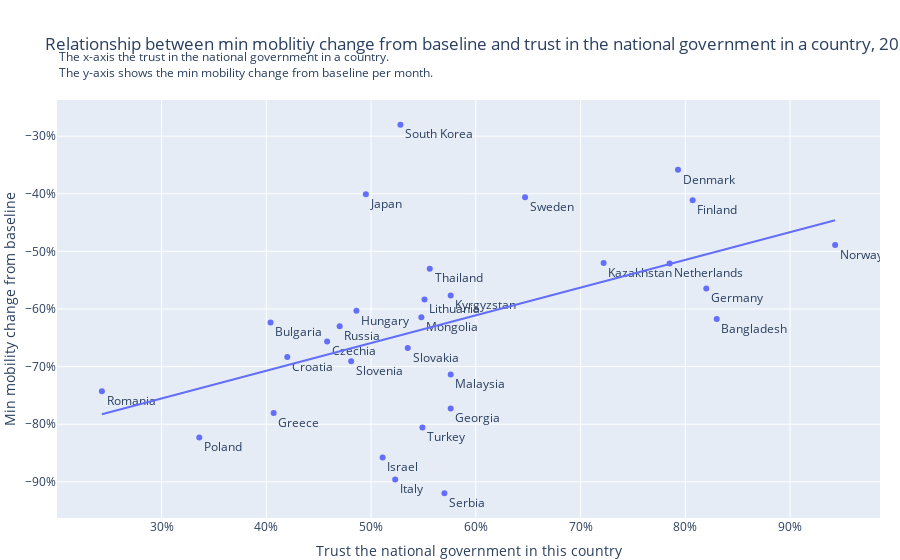

Notebook code for this chart:
### Code cell
fig = px.scatter(mobility_trust, x='Trust the national government in this country', y="Min mobility change from baseline",text="Country",
     trendline="ols", title='Relationship between min moblitiy change from baseline and trust in the national government in a country, 2020')
fig.update_traces(textposition="bottom right")
fig.update_layout(margin=dict(l=20, r=20, t=100, b=0))  
fig.add_annotation(xref='paper',yref='paper',x=0, y=1.13,showarrow=False,text = "The x-axis the trust in the national government in a country.")
fig.add_annotation(xref='paper',yref='paper',x=0, y=1.09,showarrow=False,text = "The y-axis shows the min mobility change from baseline per month.")
fig.update_layout(yaxis_ticksuffix = "%")
fig.update_layout(xaxis_ticksuffix = "%")
fig.show()

### Figure 1 — Plotly figure (JSON) as saved in the notebook; plotly's stock layout.template omitted (floating-point values rounded to 4 significant figures)
{"data": [{"hovertemplate": "Trust the national government in this country=%{x}<br>Min mobility change from baseline=%{y}<br>Country=%{text}<extra></extra>", "legendgroup": "", "marker": {"color": "#636efa", "symbol": "circle"}, "mode": "markers+text", "name": "", "orientation": "v", "showlegend": false, "text": ["Bulgaria", "Bangladesh", "Czechia", "Denmark", "Germany", "Greece", "Finland", "Israel", "Croatia", "Hungary", "Italy", "Japan", "Georgia", "Kazakhstan", "South Korea", "Kyrgyzstan", "Lithuania", "Mongolia", "Malaysia", "Netherlands", "Norway", "Poland", "Romania", "Russia", "Slovakia", "Slovenia", "Serbia", "Sweden", "Thailand", "Turkey"], "textposition": "bottom right", "type": "scatter", "x": [40.4, 83, 45.8, 79.3, 82, 40.7, 80.7, 51.1, 42, 48.6, 52.3, 49.5, 57.6, 72.2, 52.8, 57.6, 55.1, 54.8, 57.6, 78.5, 94.3, 33.6, 24.3, 47, 53.5, 48.1, 57, 64.7, 55.6, 54.9], "xaxis": "x", "y": [-62.33, -61.75, -65.63, -35.84, -56.43, -78.06, -41.11, -85.76, -68.35, -60.31, -89.61, -40.08, -77.25, -52, -28, -57.66, -58.35, -61.44, -71.35, -52.12, -48.89, -82.32, -74.28, -63.01, -66.77, -69.05, -92, -40.62, -53, -80.56], "yaxis": "y"}, {"hovertemplate": "<b>OLS trendline</b><br>Min mobility change from baseline = 0.48096 * Trust the national government in this country + -89.9532<br>R<sup>2</sup>=0.226901<br><br>Trust the national government in this country=%{x}<br>Min mobility change from baseline=%{y} <b>(trend)</b><extra></extra>", "legendgroup": "", "marker": {"color": "#636efa", "symbol": "circle"}, "mode": "lines", "name": "", "showlegend": false, "textposition": "bottom right", "type": "scatter", "x": [24.3, 33.6, 40.4, 40.7, 42, 45.8, 47, 48.1, 48.6, 49.5, 51.1, 52.3, 52.8, 53.5, 54.8, 54.9, 55.1, 55.6, 57, 57.6, 57.6, 57.6, 64.7, 72.2, 78.5, 79.3, 80.7, 82, 83, 94.3], "xaxis": "x", "y": [-78.27, -73.79, -70.52, -70.38, -69.75, -67.93, -67.35, -66.82, -66.58, -66.15, -65.38, -64.8, -64.56, -64.22, -63.6, -63.55, -63.45, -63.21, -62.54, -62.25, -62.25, -62.25, -58.84, -55.23, -52.2, -51.81, -51.14, -50.51, -50.03, -44.6], "yaxis": "y"}], "layout": {"annotations": [{"showarrow": false, "text": "The x-axis the trust in the national government in a country.", "x": 0, "xref": "paper", "y": 1.13, "yref": "paper"}, {"showarrow": false, "text": "The y-axis shows the min mobility change from baseline per month.", "x": 0, "xref": "paper", "y": 1.09, "yref": "paper"}], "legend": {"tracegroupgap": 0}, "margin": {"b": 0, "l": 20, "r": 20, "t": 100}, "title": {"text": "Relationship between min moblitiy change from baseline and trust in the national government in a country, 2020"}, "xaxis": {"anchor": "y", "domain": [0, 1], "ticksuffix": "%", "title": {"text": "Trust the national government in this country"}}, "yaxis": {"anchor": "x", "domain": [0, 1], "ticksuffix": "%", "title": {"text": "Min mobility change from baseline"}}}}
